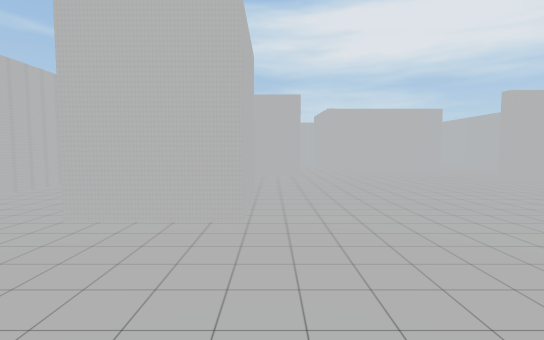
View 1 (above)

16 first-person views from a walk through a scene from a Unity 3-D project. The camera is 1.3 m above the floor, tilts 4° down and sees 85° across. Doors are open. The floor is counted in squares, 1.8 m on a side. Each view is taken from the middle of a square. On the plan, view 1 faces up. The plan holds only what a view shows up to about 10 squares ahead; the rest is blank. The player is left out. Some surface patterns are stand-ins.

View 2
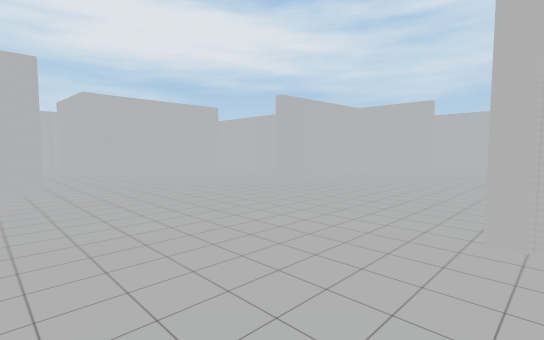

View 3
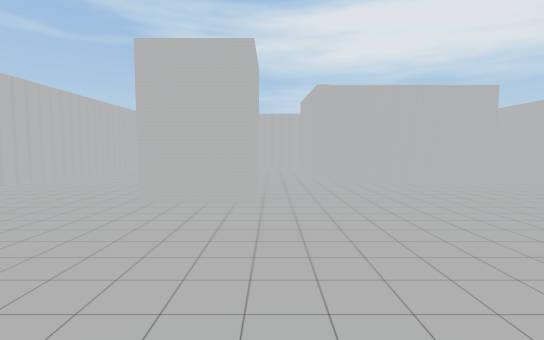

View 4
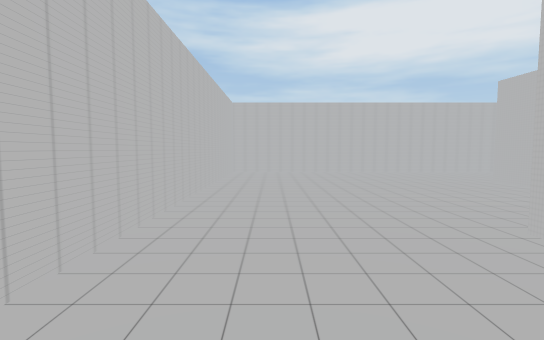

View 5
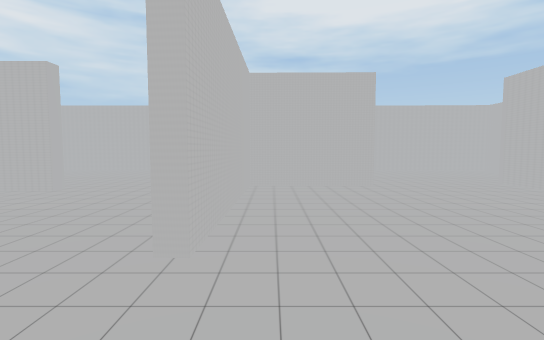

View 6
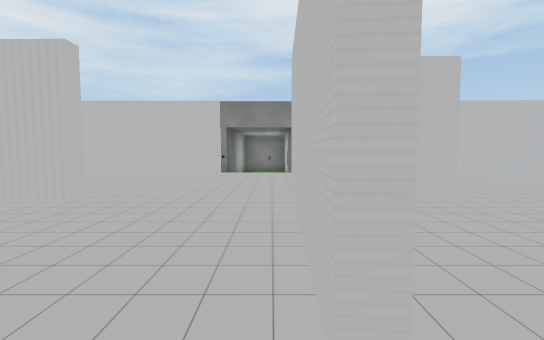

View 7
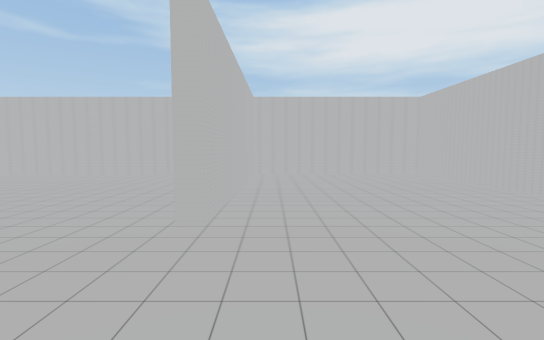

View 8
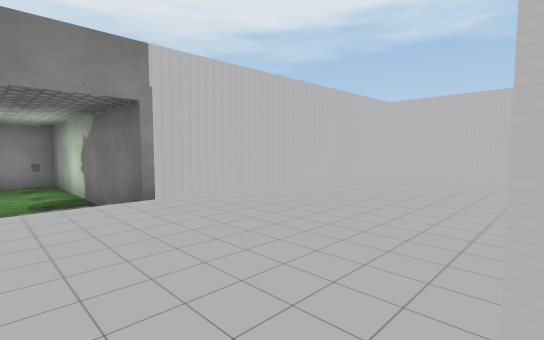

View 9
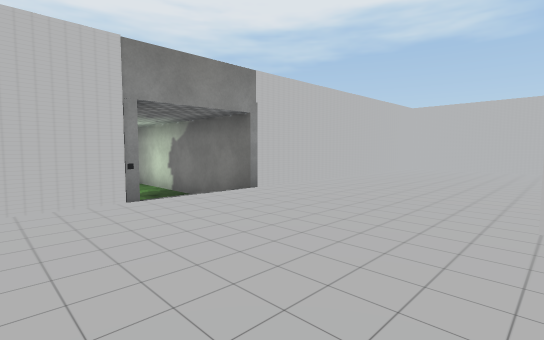

View 10
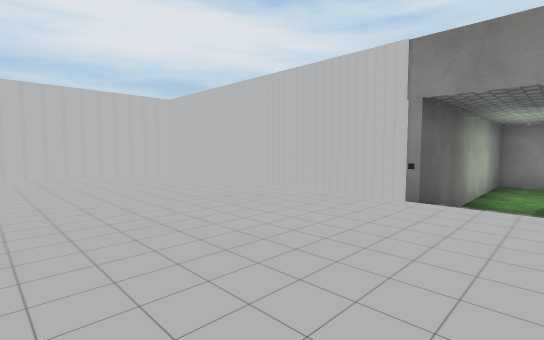

View 11
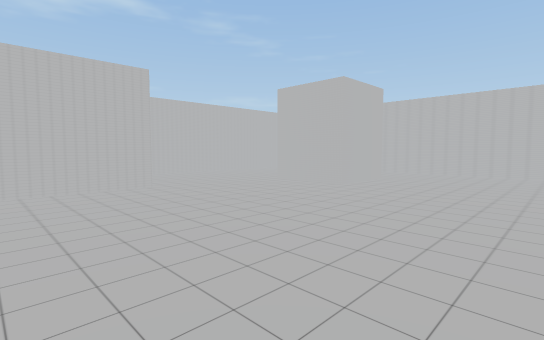

View 12
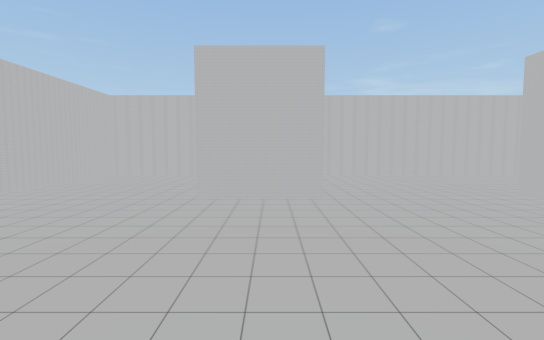

View 13
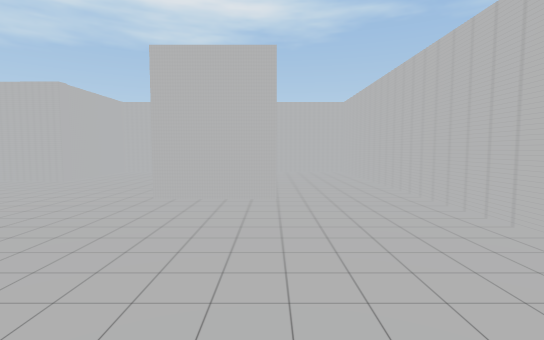

View 14
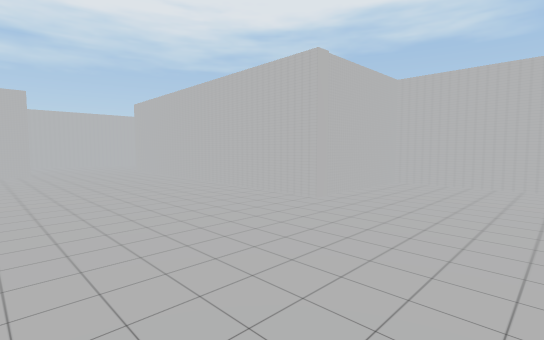

View 15
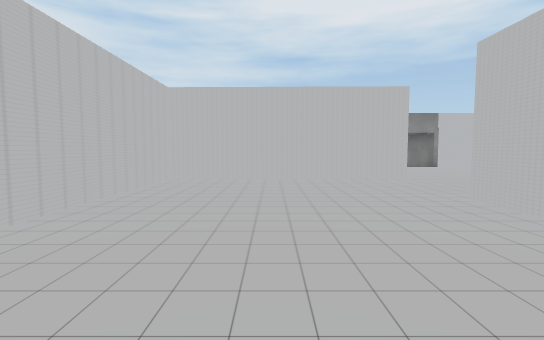

View 16
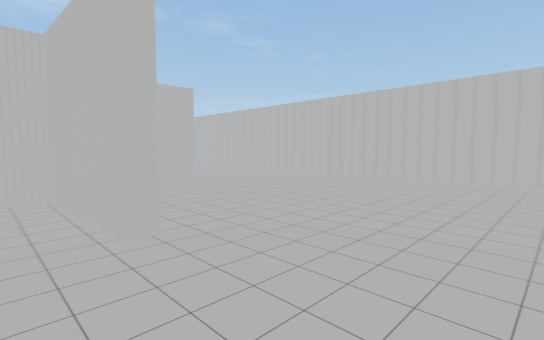

### Floor plan
Key: @ floor where view 1 was taken; # wall or solid block; . main floor; - floor 0.75 m lower than the main floor; / step, stairs or slope; D open door.
Columns run from 5 left of view 1 to 21 right of it. Each row starts with its distance up from view 1.
 17 #####################
 16 #.............#.....#
 15 #.............#.....#
 14 #.............#.....#
 13 #......#......#.....#
 12 #......#......#.....#
 11 #......#####..#.....#
 10 #...................#######
  9 #....#.............D/-----#
  8 #..........###.....D -----#
  7 #............###....#######
  6 #..............#....#
  5 #...................#
  4 #..##...............#
  3 #..##...............#
  2 #.......########...##
  1 #.......#       ...#
  0 #....@..#       ...#
 -1 #########       ####

Positions as (right, up) in squares from view 1, and headings:
1: (0, 0), facing up
2: (0, 2), facing up-right
3: (1, 4), facing up
4: (-3, 7), facing up
5: (4, 7), facing right
6: (5, 8), facing right
7: (10, 8), facing up
8: (10, 9), facing down-right
9: (10, 11), facing down-right
10: (10, 8), facing up-right
11: (5, 8), facing down-left
12: (4, 4), facing left
13: (-2, 9), facing down
14: (0, 6), facing down-right
15: (2, 14), facing right
16: (3, 16), facing down-left
